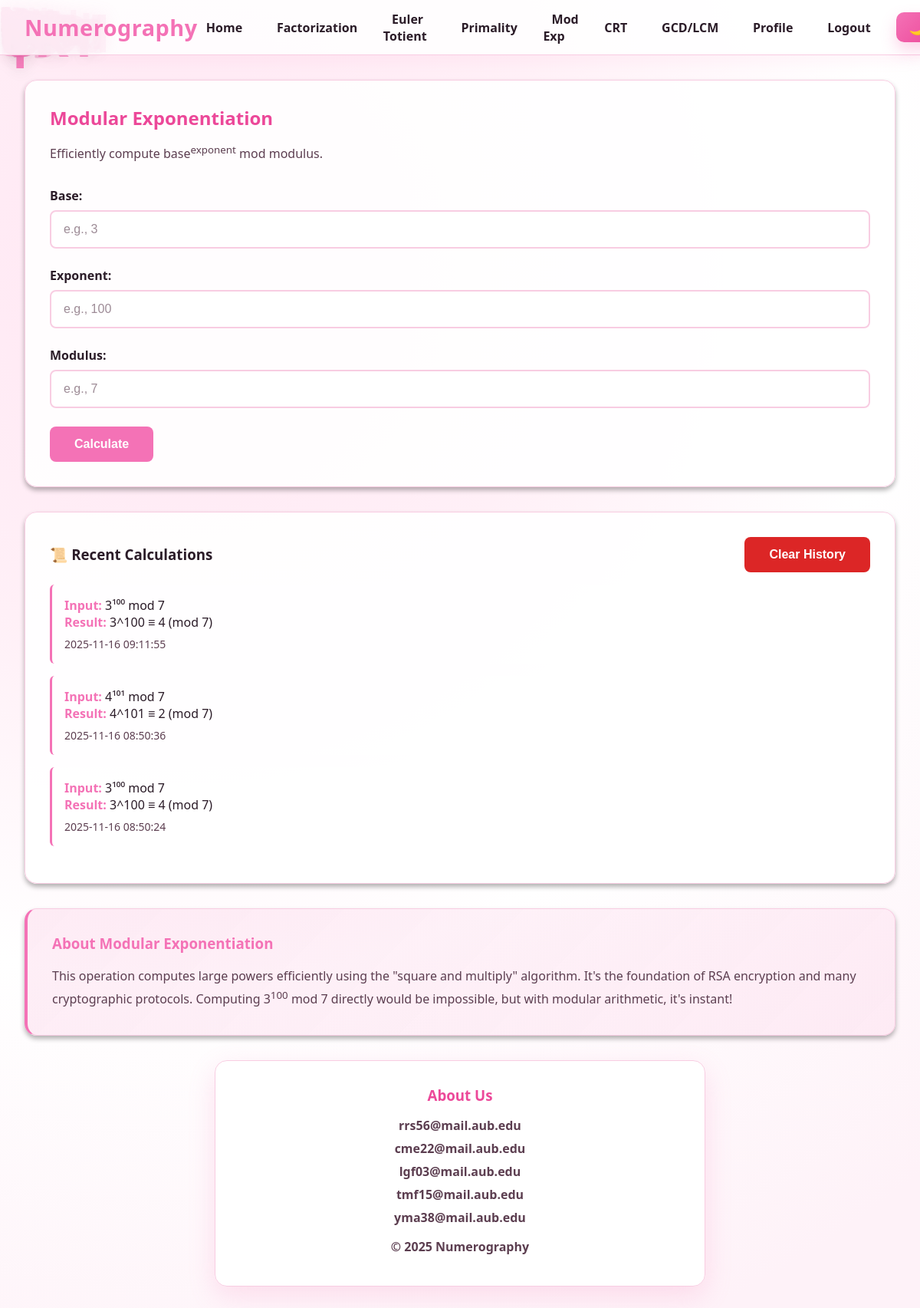
Page /modular-exponentiation (signed in) on the committed database.
### app.py (models this page shows)
class Calculation(db.Model):
    __tablename__ = "calculations"
    id = db.Column(db.Integer, primary_key=True)
    user_id = db.Column(db.Integer, db.ForeignKey("users.id"), nullable=True)
    operation_type = db.Column(db.String(50), nullable=False)
    input_values = db.Column(db.Text, nullable=False)
    output_result = db.Column(db.Text, nullable=False)
    notes = db.Column(db.Text, nullable=True)
    is_starred = db.Column(db.Boolean, default=False)
    computed_at = db.Column(db.DateTime, default=datetime.utcnow)

### app.py (the view)
@app.route("/modular-exponentiation")
def modular_exponentiation():
    history = fetch_calculation_history("mod_exp")
    return render_template("modular_exp.html", history=history)

### app.py (called while the page is built, shortened)
@login_manager.user_loader
def load_user(user_id):
    return User.query.get(int(user_id))

def to_superscript(n):
    superscripts = str.maketrans("0123456789", "⁰¹²³⁴⁵⁶⁷⁸⁹")
    return str(n).translate(superscripts)

def fetch_calculation_history(operation):
    if current_user.is_authenticated:
        calcs = Calculation.query.filter_by(
            user_id=current_user.id,
            operation_type=operation
        ).order_by(Calculation.computed_at.desc()).limit(15).all()
        return [{
            "id": c.id,
            "inputs": format_inputs_for_display(operation, c.input_values),
            "result": c.output_result,
            "timestamp": c.computed_at.strftime("%Y-%m-%d %H:%M:%S"),
            "starred": c.is_starred
        } for c in calcs]

### templates/modular_exp.html (shortened to what this page needs)
{% extends "base.html" %}
{% block content %}
<div class="card">
    <h2>Modular Exponentiation</h2>
    <p style="color: var(--text-muted); margin-bottom: 2rem;">
        Efficiently compute base<sup>exponent</sup> mod modulus.
    </p>
    <form id="calcForm">
        <div class="form-group">
            <label for="base">Base:</label>
            <input type="number" id="base" name="base" required placeholder="e.g., 3">
        </div>
        <div class="form-group">
            <label for="exponent">Exponent:</label>
            <input type="number" id="exponent" name="exponent" required placeholder="e.g., 100">
        </div>
        <div class="form-group">
            <label for="modulus">Modulus:</label>
            <input type="number" id="modulus" name="modulus" required placeholder="e.g., 7">
        </div>
        <button type="submit" class="btn btn-primary">Calculate</button>
    </form>
</div>
{% if history %}
<div class="card history-section">
    <div class="history-header">
        <h3>📜 Recent Calculations</h3>
        <button id="clearHistoryBtn" class="btn btn-danger">Clear History</button>
    </div>
    {% for item in history %}
    <div class="history-item">
        <div><strong>Input:</strong> {{ item.inputs }}</div>
        <div><strong>Result:</strong> {{ item.result }}</div>
        <div class="timestamp">{{ item.timestamp }}</div>
    </div>
    {% endfor %}
</div>
{% endif %}
<div class="card about-section">
    <h3>About Modular Exponentiation</h3>
    <p style="color: var(--text-muted); line-height: 1.8;">
        This operation computes large powers efficiently using the "square and multiply" algorithm.
        It's the foundation of RSA encryption and many cryptographic protocols. Computing 3<sup>100</sup> mod 7
        directly would be impossible, but with modular arithmetic, it's instant!
    </p>
</div>
{% endblock %}

### templates/base.html (style rules this page uses)
* { margin: 0; padding: 0; box-sizing: border-box; }
:root { --primary: #f472b6; --primary-dark: #ec4899; --text: #2b1c28; --text-muted: #5c3e50; --border: #f8cde2; --card: rgba(255, 255, 255, 0.9); --card-strong: rgba(255, 255, 255, 0.95); --glow: 0 12px 35px rgba(244, 114, 182, 0.2); --accent: #9b8cff; --mint: #cce0ff; --citrus: #f3a5d6; --night: #0b111c; --font-display: "Segoe UI", "Helvetica Neue", sans-serif; --gradient: radial-gradient(circle at 20% 20%, #ffe6f3 0, #fff0f7 30%, #ffffff 55%, #fef2f8 90%); }
body { font-family: var(--font-display); background: var(--gradient) fixed; color: var(--text); min-height: 100vh; transition: background 0.4s ease, color 0.3s ease; position: relative; overflow-x: hidden; }
.card { background: var(--card); border: 1px solid var(--border); border-radius: 16px; padding: 2rem; margin-bottom: 2rem; backdrop-filter: blur(12px); box-shadow: var(--glow); }
.card h2, .test-heading { color: var(--primary-dark); margin-bottom: 1rem; }

### templates/modular_exp.html (style rules this page uses)
.form-group { margin-bottom: 1.5rem; }
.form-group label { display: block; font-size: 1rem; font-weight: 600; margin-bottom: 0.5rem; color: var(--text); }
.form-group input { width: 100%; padding: 0.875rem 1rem; font-size: 1rem; background-color: rgba(255,255,255,0.9); border: 2px solid var(--border); border-radius: 8px; color: #000; transition: all 0.3s ease; }
.form-group input::placeholder { color: var(--text-muted); opacity: 0.6; }
.btn { padding: .875rem 2rem; font-size:1rem; font-weight:600; border:none; border-radius:8px; cursor:pointer; transition:.3s; display:inline-block; }
.btn-primary { background: var(--primary); color:white; }
.btn-danger { background: #dc2626; color:white; margin-left: 1rem; }
.card { animation: fadeIn .5s ease-out; box-shadow:0 4px 6px rgba(0,0,0,.3); }
.history-section { margin-top:2rem; }
.history-header { display: flex; justify-content: space-between; align-items: center; margin-bottom: 1rem; }
.history-item { padding:1rem; background:rgba(255,255,255,.05); border-left:3px solid var(--primary); border-radius:6px; margin-bottom:1rem; }
.history-item strong { color: var(--primary); }
.timestamp { color: var(--text-muted); font-size:.875rem; margin-top:.5rem; }
.about-section { background: linear-gradient(135deg, rgba(244, 114, 182, 0.12), rgba(244, 114, 182, 0.08)); border-left:4px solid var(--primary); }
.about-section h3 { color: var(--primary); margin-bottom:1rem; }

### rows in the picture
Calculation: inputs "3¹⁰⁰ mod 7", result "3^100 ≡ 4 (mod 7)", timestamp "2025-11-16 09:11:55"
Calculation: inputs "4¹⁰¹ mod 7", result "4^101 ≡ 2 (mod 7)", timestamp "2025-11-16 08:50:36"
Calculation: inputs "3¹⁰⁰ mod 7", result "3^100 ≡ 4 (mod 7)", timestamp "2025-11-16 08:50:24"
